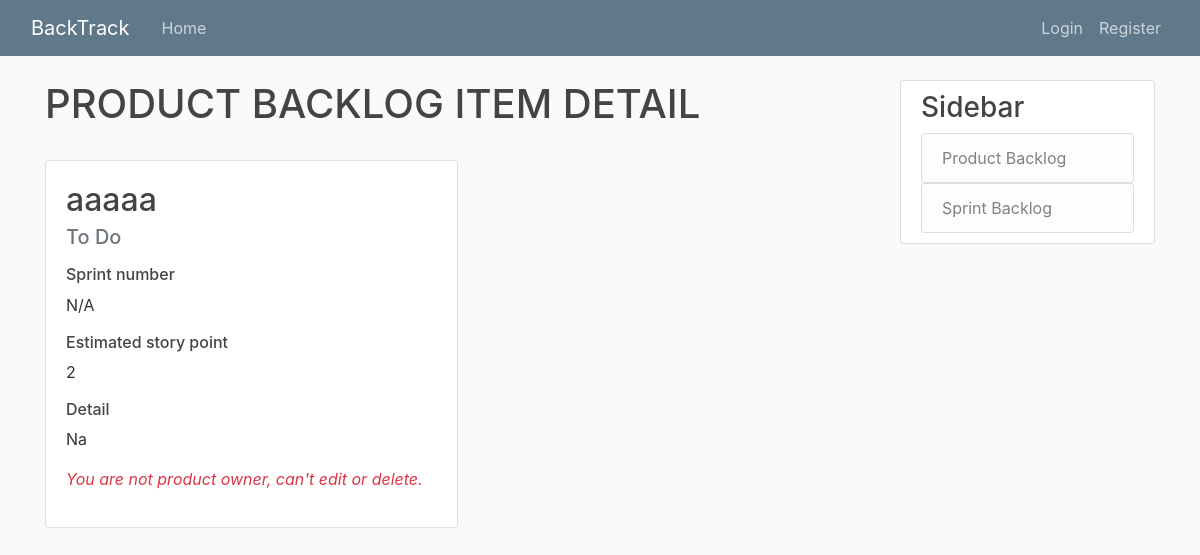
/testing/18/, run on an earlier commit of the app's database.
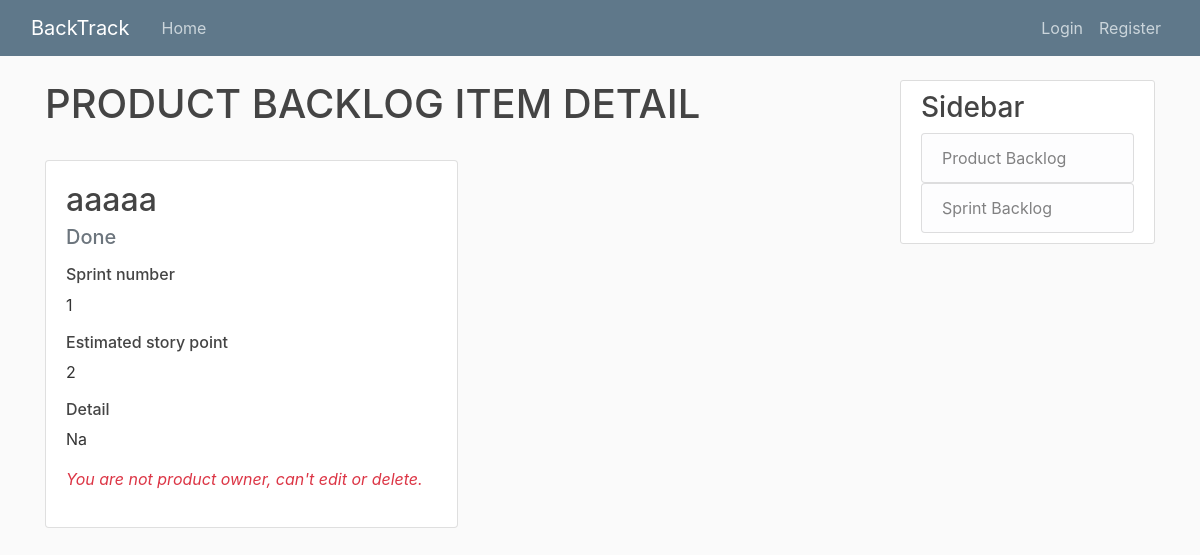
And on a later commit of the database.
### productBacklog/models.py (models this page shows, shortened)
class PBI(models.Model):
	priority = models.IntegerField()
	title = models.CharField(max_length=20)
	status_choice = [
		('To Do', 'To Do'),
		('Doing', 'Doing'),
		('Done', 'Done'),
		('Unfinished', 'Unfinished')
	]
	status = models.CharField(
		max_length = 20,
		choices = status_choice,
		default = 'To Do',
	)
	ESP = models.IntegerField("estimated story point")
	details = models.TextField()
	project = models.ForeignKey(Project, on_delete=models.CASCADE, blank=True, null=True, default=None)
	sprint = models.ManyToManyField(Sprint) # , blank=True, null=True, default=None)
	def editable(self):
		return not(self.status == 'Doing' or self.status == 'Done' or self.status == 'Unfinished')

### productBacklog/views.py (the view)
# urls.py: path('<int:pk>/', PBDetailView.as_view(), name='productBacklog-detail'),
class PBDetailView(DetailView):
	model = PBI
	template_name = 'productBacklog/detail.html'
	def dispatch(self, request, *args, **kwargs):
		self.project = get_object_or_404(Project, slug=kwargs['project'])
		self.pbi = get_object_or_404(PBI, pk=kwargs['pk'])
		return super().dispatch(request, *args, **kwargs)
	def get_context_data(self, **kwargs):
		context = super().get_context_data(**kwargs)
		context['project'] = self.project
		context['editable'] = self.pbi.editable()
		n = ''
		for i in self.pbi.sprint.all():
			n += i.title[-1]
			n += ", "
		if n == "":
			n = "N/A.."
		tmp = {"pbi": self.pbi,
			   "sprint_number": n[:-2]
			   }
		context['PBI'] = tmp
		return context

### templates/productBacklog/detail.html
{% extends "base_narrow.html" %}
{% block content %}
	<h1>PRODUCT BACKLOG ITEM DETAIL</h1>
	<br>
	<div class="card w-50">
		<div class="card-body">
    		<h2 class="card-title">{{ PBI.pbi.title }}</h2>
			<h5 class="card-subtitle text-muted mb-3">{{ PBI.pbi.status }}</h5>
    		<h6>Sprint number</h6>
			<p class="mb-3">{{ PBI.sprint_number }}</p>
    		<h6>Estimated story point</h6>
			<p class="mb-3">{{ PBI.pbi.ESP }}</p>
    		<h6>Detail</h6>
			<p class="mb-3" style="text-align: justify;">{{ PBI.pbi.details }}</p>
			<div class="toolbar">
			{%if user.position == '1' %}
				{% if editable %}
		    		<a class= "btn btn-outline-info" role="button" href="{% url 'productBacklog-update' project.slug PBI.pbi.pk%}">Edit</a>
					<a class="btn btn-outline-danger" role="button" href="{% url 'productBacklog-delete' project.slug PBI.pbi.pk%}">Delete</a>
				{% else %}
					<p class="text-danger font-italic">This Product Backlog Item is not editable. </p>
				{% endif %}
			{%else%}
					<p class="text-danger font-italic">You are not product owner, can't edit or delete. </p>
			{%endif%}
			</div>
		</div>
	</div>
{% endblock content %}

What changed in the data, as far as the page shows it:
changed PBI "aaaaa": pbi.status "To Do" → "Done"
Also different on the page:
{{ PBI.sprint_number }}: "N/A" → "1"
